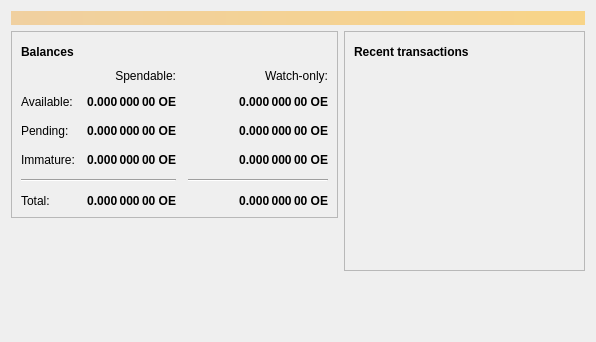
<?xml version="1.0" encoding="UTF-8"?>
<ui version="4.0">
 <class>OverviewPage</class>
 <widget class="QWidget" name="OverviewPage">
  <property name="geometry">
   <rect>
    <x>0</x>
    <y>0</y>
    <width>596</width>
    <height>342</height>
   </rect>
  </property>
  <property name="windowTitle">
   <string>Form</string>
  </property>
  <layout class="QVBoxLayout" name="topLayout">
   <item>
    <widget class="QLabel" name="labelAlerts">
     <property name="visible">
      <bool>false</bool>
     </property>
     <property name="styleSheet">
      <string notr="true">QLabel { background-color: qlineargradient(x1: 0, y1: 0, x2: 1, y2: 0, stop:0 #F0D0A0, stop:1 #F8D488); color:#000000; }</string>
     </property>
     <property name="wordWrap">
      <bool>true</bool>
     </property>
     <property name="margin">
      <number>3</number>
     </property>
     <property name="textInteractionFlags">
      <set>Qt::TextSelectableByMouse</set>
     </property>
    </widget>
   </item>
   <item>
    <layout class="QHBoxLayout" name="horizontalLayout" stretch="1,1">
     <item>
      <layout class="QVBoxLayout" name="verticalLayout_2">
       <item>
        <widget class="QFrame" name="frame">
         <property name="frameShape">
          <enum>QFrame::StyledPanel</enum>
         </property>
         <property name="frameShadow">
          <enum>QFrame::Raised</enum>
         </property>
         <layout class="QVBoxLayout" name="verticalLayout_4">
          <item>
           <layout class="QHBoxLayout" name="horizontalLayout_4">
            <item>
             <widget class="QLabel" name="label_5">
              <property name="font">
               <font>
                <weight>75</weight>
                <bold>true</bold>
               </font>
              </property>
              <property name="text">
               <string>Balances</string>
              </property>
             </widget>
            </item>
            <item>
             <widget class="QPushButton" name="labelWalletStatus">
              <property name="enabled">
               <bool>true</bool>
              </property>
              <property name="maximumSize">
               <size>
                <width>30</width>
                <height>16777215</height>
               </size>
              </property>
              <property name="toolTip">
               <string>The displayed information may be out of date. Your wallet automatically synchronizes with the Ourearth network after a connection is established, but this process has not completed yet.</string>
              </property>
              <property name="text">
               <string/>
              </property>
              <property name="icon">
               <iconset resource="../bitcoin.qrc">
                <normaloff>:/icons/warning</normaloff>
                <disabledoff>:/icons/warning</disabledoff>:/icons/warning</iconset>
              </property>
              <property name="iconSize">
               <size>
                <width>24</width>
                <height>24</height>
               </size>
              </property>
              <property name="flat">
               <bool>true</bool>
              </property>
             </widget>
            </item>
            <item>
             <spacer name="horizontalSpacer_3">
              <property name="orientation">
               <enum>Qt::Horizontal</enum>
              </property>
              <property name="sizeHint" stdset="0">
               <size>
                <width>40</width>
                <height>20</height>
               </size>
              </property>
             </spacer>
            </item>
           </layout>
          </item>
          <item>
           <layout class="QGridLayout" name="gridLayout">
            <property name="spacing">
             <number>12</number>
            </property>
            <item row="2" column="2">
             <widget class="QLabel" name="labelWatchPending">
              <property name="font">
               <font>
                <weight>75</weight>
                <bold>true</bold>
               </font>
              </property>
              <property name="cursor">
               <cursorShape>IBeamCursor</cursorShape>
              </property>
              <property name="toolTip">
               <string>Unconfirmed transactions to watch-only addresses</string>
              </property>
              <property name="text">
               <string notr="true">0.000 000 00 OE</string>
              </property>
              <property name="alignment">
               <set>Qt::AlignRight|Qt::AlignTrailing|Qt::AlignVCenter</set>
              </property>
              <property name="textInteractionFlags">
               <set>Qt::LinksAccessibleByMouse|Qt::TextSelectableByKeyboard|Qt::TextSelectableByMouse</set>
              </property>
             </widget>
            </item>
            <item row="2" column="1">
             <widget class="QLabel" name="labelUnconfirmed">
              <property name="font">
               <font>
                <weight>75</weight>
                <bold>true</bold>
               </font>
              </property>
              <property name="cursor">
               <cursorShape>IBeamCursor</cursorShape>
              </property>
              <property name="toolTip">
               <string>Total of transactions that have yet to be confirmed, and do not yet count toward the spendable balance</string>
              </property>
              <property name="text">
               <string notr="true">0.000 000 00 OE</string>
              </property>
              <property name="alignment">
               <set>Qt::AlignRight|Qt::AlignTrailing|Qt::AlignVCenter</set>
              </property>
              <property name="textInteractionFlags">
               <set>Qt::LinksAccessibleByMouse|Qt::TextSelectableByKeyboard|Qt::TextSelectableByMouse</set>
              </property>
             </widget>
            </item>
            <item row="3" column="2">
             <widget class="QLabel" name="labelWatchImmature">
              <property name="font">
               <font>
                <weight>75</weight>
                <bold>true</bold>
               </font>
              </property>
              <property name="cursor">
               <cursorShape>IBeamCursor</cursorShape>
              </property>
              <property name="toolTip">
               <string>Mined balance in watch-only addresses that has not yet matured</string>
              </property>
              <property name="text">
               <string notr="true">0.000 000 00 OE</string>
              </property>
              <property name="alignment">
               <set>Qt::AlignRight|Qt::AlignTrailing|Qt::AlignVCenter</set>
              </property>
              <property name="textInteractionFlags">
               <set>Qt::LinksAccessibleByMouse|Qt::TextSelectableByKeyboard|Qt::TextSelectableByMouse</set>
              </property>
             </widget>
            </item>
            <item row="4" column="0" colspan="2">
             <widget class="Line" name="line">
              <property name="orientation">
               <enum>Qt::Horizontal</enum>
              </property>
             </widget>
            </item>
            <item row="4" column="2">
             <widget class="Line" name="lineWatchBalance">
              <property name="sizePolicy">
               <sizepolicy hsizetype="Preferred" vsizetype="Fixed">
                <horstretch>0</horstretch>
                <verstretch>0</verstretch>
               </sizepolicy>
              </property>
              <property name="minimumSize">
               <size>
                <width>140</width>
                <height>0</height>
               </size>
              </property>
              <property name="orientation">
               <enum>Qt::Horizontal</enum>
              </property>
             </widget>
            </item>
            <item row="5" column="0">
             <widget class="QLabel" name="labelTotalText">
              <property name="text">
               <string>Total:</string>
              </property>
             </widget>
            </item>
            <item row="3" column="1">
             <widget class="QLabel" name="labelImmature">
              <property name="font">
               <font>
                <weight>75</weight>
                <bold>true</bold>
               </font>
              </property>
              <property name="cursor">
               <cursorShape>IBeamCursor</cursorShape>
              </property>
              <property name="toolTip">
               <string>Mined balance that has not yet matured</string>
              </property>
              <property name="text">
               <string notr="true">0.000 000 00 OE</string>
              </property>
              <property name="alignment">
               <set>Qt::AlignRight|Qt::AlignTrailing|Qt::AlignVCenter</set>
              </property>
              <property name="textInteractionFlags">
               <set>Qt::LinksAccessibleByMouse|Qt::TextSelectableByKeyboard|Qt::TextSelectableByMouse</set>
              </property>
             </widget>
            </item>
            <item row="2" column="3">
             <spacer name="horizontalSpacer_2">
              <property name="orientation">
               <enum>Qt::Horizontal</enum>
              </property>
              <property name="sizeHint" stdset="0">
               <size>
                <width>40</width>
                <height>20</height>
               </size>
              </property>
             </spacer>
            </item>
            <item row="3" column="0">
             <widget class="QLabel" name="labelImmatureText">
              <property name="text">
               <string>Immature:</string>
              </property>
             </widget>
            </item>
            <item row="5" column="1">
             <widget class="QLabel" name="labelTotal">
              <property name="font">
               <font>
                <weight>75</weight>
                <bold>true</bold>
               </font>
              </property>
              <property name="cursor">
               <cursorShape>IBeamCursor</cursorShape>
              </property>
              <property name="toolTip">
               <string>Your current total balance</string>
              </property>
              <property name="text">
               <string notr="true">0.000 000 00 OE</string>
              </property>
              <property name="alignment">
               <set>Qt::AlignRight|Qt::AlignTrailing|Qt::AlignVCenter</set>
              </property>
              <property name="textInteractionFlags">
               <set>Qt::LinksAccessibleByMouse|Qt::TextSelectableByKeyboard|Qt::TextSelectableByMouse</set>
              </property>
             </widget>
            </item>
            <item row="5" column="2">
             <widget class="QLabel" name="labelWatchTotal">
              <property name="font">
               <font>
                <weight>75</weight>
                <bold>true</bold>
               </font>
              </property>
              <property name="cursor">
               <cursorShape>IBeamCursor</cursorShape>
              </property>
              <property name="toolTip">
               <string>Current total balance in watch-only addresses</string>
              </property>
              <property name="text">
               <string notr="true">0.000 000 00 OE</string>
              </property>
              <property name="alignment">
               <set>Qt::AlignRight|Qt::AlignTrailing|Qt::AlignVCenter</set>
              </property>
              <property name="textInteractionFlags">
               <set>Qt::LinksAccessibleByMouse|Qt::TextSelectableByKeyboard|Qt::TextSelectableByMouse</set>
              </property>
             </widget>
            </item>
            <item row="0" column="2">
             <widget class="QLabel" name="labelWatchonly">
              <property name="text">
               <string>Watch-only:</string>
              </property>
              <property name="alignment">
               <set>Qt::AlignRight|Qt::AlignTrailing|Qt::AlignVCenter</set>
              </property>
             </widget>
            </item>
            <item row="1" column="0">
             <widget class="QLabel" name="labelBalanceText">
              <property name="text">
               <string>Available:</string>
              </property>
             </widget>
            </item>
            <item row="1" column="1">
             <widget class="QLabel" name="labelBalance">
              <property name="font">
               <font>
                <weight>75</weight>
                <bold>true</bold>
               </font>
              </property>
              <property name="cursor">
               <cursorShape>IBeamCursor</cursorShape>
              </property>
              <property name="toolTip">
               <string>Your current spendable balance</string>
              </property>
              <property name="text">
               <string notr="true">0.000 000 00 OE</string>
              </property>
              <property name="alignment">
               <set>Qt::AlignRight|Qt::AlignTrailing|Qt::AlignVCenter</set>
              </property>
              <property name="textInteractionFlags">
               <set>Qt::LinksAccessibleByMouse|Qt::TextSelectableByKeyboard|Qt::TextSelectableByMouse</set>
              </property>
             </widget>
            </item>
            <item row="1" column="2">
             <widget class="QLabel" name="labelWatchAvailable">
              <property name="font">
               <font>
                <weight>75</weight>
                <bold>true</bold>
               </font>
              </property>
              <property name="cursor">
               <cursorShape>IBeamCursor</cursorShape>
              </property>
              <property name="toolTip">
               <string>Your current balance in watch-only addresses</string>
              </property>
              <property name="text">
               <string notr="true">0.000 000 00 OE</string>
              </property>
              <property name="alignment">
               <set>Qt::AlignRight|Qt::AlignTrailing|Qt::AlignVCenter</set>
              </property>
              <property name="textInteractionFlags">
               <set>Qt::LinksAccessibleByMouse|Qt::TextSelectableByKeyboard|Qt::TextSelectableByMouse</set>
              </property>
             </widget>
            </item>
            <item row="2" column="0">
             <widget class="QLabel" name="labelPendingText">
              <property name="text">
               <string>Pending:</string>
              </property>
             </widget>
            </item>
            <item row="0" column="1">
             <widget class="QLabel" name="labelSpendable">
              <property name="text">
               <string>Spendable:</string>
              </property>
              <property name="alignment">
               <set>Qt::AlignRight|Qt::AlignTrailing|Qt::AlignVCenter</set>
              </property>
             </widget>
            </item>
           </layout>
          </item>
         </layout>
        </widget>
       </item>
       <item>
        <spacer name="verticalSpacer">
         <property name="orientation">
          <enum>Qt::Vertical</enum>
         </property>
         <property name="sizeHint" stdset="0">
          <size>
           <width>20</width>
           <height>40</height>
          </size>
         </property>
        </spacer>
       </item>
      </layout>
     </item>
     <item>
      <layout class="QVBoxLayout" name="verticalLayout_3">
       <item>
        <widget class="QFrame" name="frame_2">
         <property name="frameShape">
          <enum>QFrame::StyledPanel</enum>
         </property>
         <property name="frameShadow">
          <enum>QFrame::Raised</enum>
         </property>
         <layout class="QVBoxLayout" name="verticalLayout">
          <item>
           <layout class="QHBoxLayout" name="horizontalLayout_2">
            <item>
             <widget class="QLabel" name="label_4">
              <property name="font">
               <font>
                <weight>75</weight>
                <bold>true</bold>
               </font>
              </property>
              <property name="text">
               <string>Recent transactions</string>
              </property>
             </widget>
            </item>
            <item>
             <widget class="QPushButton" name="labelTransactionsStatus">
              <property name="enabled">
               <bool>true</bool>
              </property>
              <property name="maximumSize">
               <size>
                <width>30</width>
                <height>16777215</height>
               </size>
              </property>
              <property name="toolTip">
               <string>The displayed information may be out of date. Your wallet automatically synchronizes with the Ourearth network after a connection is established, but this process has not completed yet.</string>
              </property>
              <property name="text">
               <string/>
              </property>
              <property name="icon">
               <iconset resource="../bitcoin.qrc">
                <normaloff>:/icons/warning</normaloff>
                <disabledoff>:/icons/warning</disabledoff>:/icons/warning</iconset>
              </property>
              <property name="iconSize">
               <size>
                <width>24</width>
                <height>24</height>
               </size>
              </property>
              <property name="flat">
               <bool>true</bool>
              </property>
             </widget>
            </item>
            <item>
             <spacer name="horizontalSpacer">
              <property name="orientation">
               <enum>Qt::Horizontal</enum>
              </property>
              <property name="sizeHint" stdset="0">
               <size>
                <width>40</width>
                <height>20</height>
               </size>
              </property>
             </spacer>
            </item>
           </layout>
          </item>
          <item>
           <widget class="QListView" name="listTransactions">
            <property name="styleSheet">
             <string notr="true">QListView { background: transparent; }</string>
            </property>
            <property name="frameShape">
             <enum>QFrame::NoFrame</enum>
            </property>
            <property name="verticalScrollBarPolicy">
             <enum>Qt::ScrollBarAlwaysOff</enum>
            </property>
            <property name="horizontalScrollBarPolicy">
             <enum>Qt::ScrollBarAlwaysOff</enum>
            </property>
            <property name="selectionMode">
             <enum>QAbstractItemView::NoSelection</enum>
            </property>
           </widget>
          </item>
         </layout>
        </widget>
       </item>
       <item>
        <spacer name="verticalSpacer_2">
         <property name="orientation">
          <enum>Qt::Vertical</enum>
         </property>
         <property name="sizeHint" stdset="0">
          <size>
           <width>20</width>
           <height>40</height>
          </size>
         </property>
        </spacer>
       </item>
      </layout>
     </item>
    </layout>
   </item>
  </layout>
 </widget>
 <resources/>
 <connections/>
</ui>
